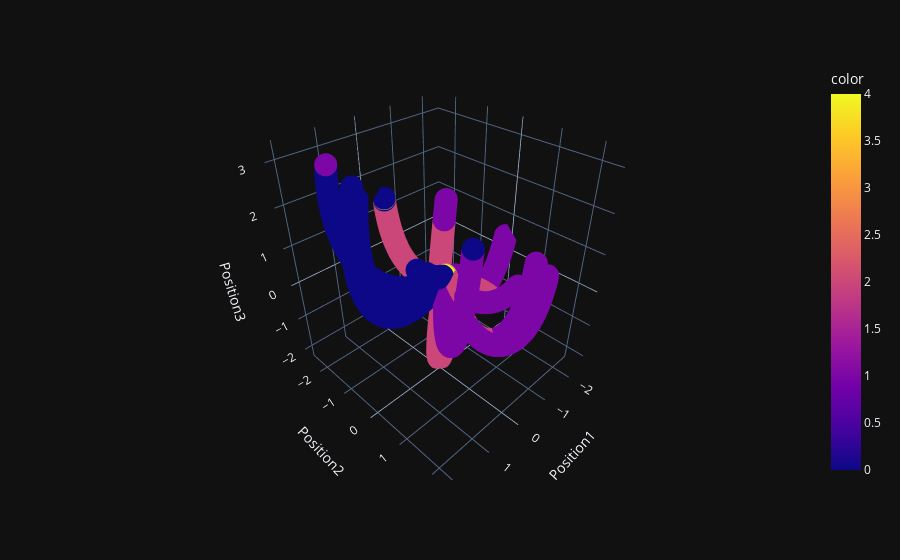

The notebook cell saved with this chart:
### Code cell
# clustering Data1X and Data1Y, numebr of clusters can be as much as the mdoel wants, i dont want to define it.
from sklearn.cluster import KMeans
kmeans = KMeans(n_clusters=5)
kmeans.fit(data1X)
y_kmeans = kmeans.predict(data1X)

#plotting the clusters
px.scatter_3d(df, x='Position1', y='Position2', z='Position3', color=y_kmeans)

### Figure 1 — Plotly figure (JSON) as saved in the notebook; plotly's stock layout.template omitted (floating-point values rounded to 4 significant figures; data arrays with more than 128 entries replaced by an {"elided": "..."} marker saying what was removed)
{"data": [{"hovertemplate": "Position1=%{x}<br>Position2=%{y}<br>Position3=%{z}<br>color=%{marker.color}<extra></extra>", "legendgroup": "", "marker": {"color": {"elided": "11771 int values"}, "coloraxis": "coloraxis", "symbol": "circle"}, "mode": "markers", "name": "", "scene": "scene", "showlegend": false, "type": "scatter3d", "x": {"elided": "11771 float values"}, "y": {"elided": "11771 float values"}, "z": {"elided": "11771 float values"}}], "layout": {"coloraxis": {"colorbar": {"title": {"text": "color"}}, "colorscale": [[0, "#0d0887"], [0.1111, "#46039f"], [0.2222, "#7201a8"], [0.3333, "#9c179e"], [0.4444, "#bd3786"], [0.5556, "#d8576b"], [0.6667, "#ed7953"], [0.7778, "#fb9f3a"], [0.8889, "#fdca26"], [1, "#f0f921"]]}, "legend": {"tracegroupgap": 0}, "margin": {"t": 60}, "scene": {"domain": {"x": [0, 1], "y": [0, 1]}, "xaxis": {"title": {"text": "Position1"}}, "yaxis": {"title": {"text": "Position2"}}, "zaxis": {"title": {"text": "Position3"}}}}}
